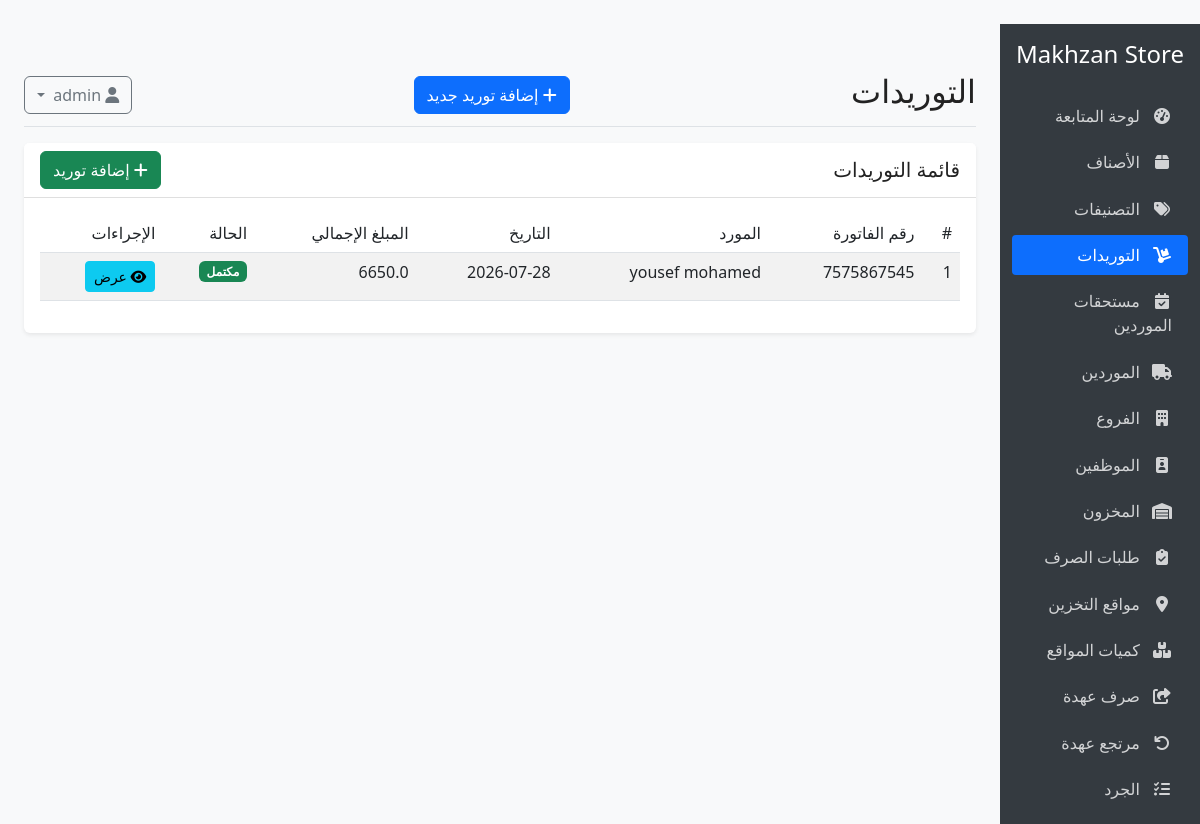
Screenshot of /purchases (signed in) with the database file from the repository.
### models.py (models this page shows, shortened)
class Setting(db.Model):
    __tablename__ = 'settings'
    id = db.Column(db.Integer, primary_key=True)
    key = db.Column(db.String(50), unique=True, nullable=False)
    value = db.Column(db.Text, nullable=True)

class Purchase(db.Model):
    __tablename__ = 'purchases'
    id = db.Column(db.Integer, primary_key=True)
    invoice_number = db.Column(db.String(50), nullable=False)
    supplier_id = db.Column(db.Integer, db.ForeignKey('suppliers.id'), nullable=True)
    purchase_date = db.Column(db.Date, nullable=False, default=datetime.utcnow)
    total_amount = db.Column(db.Float, nullable=False, default=0)
    payment_method = db.Column(db.String(20), default='cash')  # cash, card, transfer, majel
    status = db.Column(db.String(20), default='completed')  # completed, cancelled
    notes = db.Column(db.Text, nullable=True)
    created_at = db.Column(db.DateTime, default=datetime.utcnow)
    amount_paid = db.Column(db.Float, nullable=False, default=0)
    due_date = db.Column(db.Date, nullable=True)
    notification_email = db.Column(db.String(120), nullable=True)
    due_reminder_sent = db.Column(db.Boolean, default=False)
    items = db.relationship('PurchaseItem', backref='purchase', lazy=True, cascade='all, delete-orphan')

class Supplier(db.Model):
    __tablename__ = 'suppliers'
    id = db.Column(db.Integer, primary_key=True)
    name = db.Column(db.String(100), nullable=False)
    contact_person = db.Column(db.String(100), nullable=True)
    phone = db.Column(db.String(20), nullable=True)
    email = db.Column(db.String(120), nullable=True)
    address = db.Column(db.Text, nullable=True)
    notes = db.Column(db.Text, nullable=True)
    created_at = db.Column(db.DateTime, default=datetime.utcnow)
    purchases = db.relationship('Purchase', backref='supplier', lazy=True)

### app.py (the view)
@app.route('/purchases')
@login_required
def purchases():
    purchases_page = Purchase.query.options(joinedload(Purchase.supplier)).order_by(Purchase.created_at.desc()).paginate(
        page=request.args.get('page', 1, type=int),
        per_page=50,
        error_out=False
    )
    return render_template('purchases/index.html', purchases=purchases_page.items, purchases_page=purchases_page)

### app.py (called while the page is built)
def user_permissions(user):
    if not user or not user.is_authenticated:
        return set()
    if user.role == 'admin':
        return set(ALL_PERMISSION_CODES)
    permissions = set(ROLE_DEFAULT_PERMISSIONS.get(user.role, set()))
    permissions.update(parse_permissions(getattr(user, 'custom_permissions', None)))
    return permissions

def has_permission(permission_code):
    if not permission_code:
        return current_user.is_authenticated
    return permission_code in user_permissions(current_user)

@app.before_request
def enforce_endpoint_permissions():
    if request.endpoint in (None, 'static', 'login', 'logout'):
        return None
    permission_code = ENDPOINT_PERMISSIONS.get(request.endpoint)
    if permission_code and current_user.is_authenticated and not has_permission(permission_code):
        flash('ليس لديك صلاحية الوصول لهذه الصفحة أو تنفيذ هذا الإجراء.', 'danger')
        return redirect(url_for('index'))
    return None

@login_manager.user_loader
def load_user(user_id):
    user = User.query.get(int(user_id))
    if user and not user.is_active:
        return None
    return user

@app.before_request
def hide_retail_pages_in_company_mode():
    path = request.path.rstrip('/') or '/'
    if path.startswith('/static') or not current_user.is_authenticated:
        return None
    if any(path == prefix or path.startswith(f'{prefix}/') for prefix in RETAIL_ONLY_PREFIXES):
        flash('تم إخفاء صفحات البيع والعملاء والكاشير لأن النظام مضبوط كمخزن شركة داخلي.', 'warning')
        return redirect(url_for('index'))
    if path in RETAIL_ONLY_REPORT_PATHS:
        flash('هذا التقرير خاص بالبيع التجاري وغير مستخدم في نظام مخازن الشركة.', 'warning')
        return redirect(url_for('reports'))
    return None

@app.context_processor
def inject_settings():
    from models import Setting
    settings = {s.key: s.value for s in Setting.query.all()}
    def page_url(page):
        args = request.args.to_dict(flat=True)
        args['page'] = page
        return url_for(request.endpoint, **(request.view_args or {}), **args)
    return dict(settings=settings, page_url=page_url, can=has_permission, permission_groups=PERMISSION_GROUPS, display_email=display_user_email)

### templates/purchases/index.html (shortened to what this page needs)
{% extends "base.html" %}
{% block header %}التوريدات{% endblock %}
{% block header_buttons %}
<a href="{{ url_for('add_purchase') }}" class="btn btn-primary">
    <i class="fas fa-plus"></i> إضافة توريد جديد
</a>
{% endblock %}
{% block content %}
<div class="card">
    <div class="card-header d-flex justify-content-between align-items-center">
        <h5 class="mb-0">قائمة التوريدات</h5>
        <a href="{{ url_for('add_purchase') }}" class="btn btn-success">
            <i class="fas fa-plus"></i> إضافة توريد
        </a>
    </div>
    <div class="card-body">
        <div class="table-responsive">
            <table class="table table-striped table-hover">
                <thead>
                    <tr>
                        <th>#</th>
                        <th>رقم الفاتورة</th>
                        <th>المورد</th>
                        <th>التاريخ</th>
                        <th>المبلغ الإجمالي</th>
                        <th>الحالة</th>
                        <th>الإجراءات</th>
                    </tr>
                </thead>
                <tbody>
                    {% for purchase in purchases %}
                    <tr>
                        <td>{{ purchase.id }}</td>
                        <td>{{ purchase.invoice_number }}</td>
                        <td>{{ purchase.supplier.name if purchase.supplier else 'غير محدد' }}</td>
                        <td>{{ purchase.purchase_date.strftime('%Y-%m-%d') }}</td>
                        <td>{{ purchase.total_amount }}</td>
                        <td>
                            <span class="badge bg-success">مكتمل</span>
                        </td>
                        <td>
                            <a href="{{ url_for('view_purchase', id=purchase.id) }}" class="btn btn-sm btn-info">
                                <i class="fas fa-eye"></i> عرض
                            </a>
                        </td>
                    </tr>
                    {% else %}
                    <tr>
                        <td colspan="7" class="text-center">لا توجد توريدات</td>
                    </tr>
                    {% endfor %}
                </tbody>
            </table>
        </div>
        {% if purchases_page is defined %}
        {% set page_obj = purchases_page %}
        {% endif %}
    </div>
</div>
{% endblock %}

### templates/base.html (shortened to what this page needs)
﻿<!DOCTYPE html>
<html lang="ar" dir="rtl">
<head>
    <link rel="stylesheet" href="https://cdn.jsdelivr.net/npm/bootstrap@5.3.0/dist/css/bootstrap.rtl.min.css">
    <link rel="stylesheet" href="https://cdnjs.cloudflare.com/ajax/libs/font-awesome/6.4.0/css/all.min.css">
    <link id="theme-style" rel="stylesheet" href="{{ url_for('static', filename='css/' + (settings.get('theme', 'light') if settings else 'light') + '.css') }}">
</head>
<body>
    <div class="container-fluid">
        <div class="row">
            <div class="col-md-3 col-lg-2 d-md-block sidebar collapse">
                <div class="position-sticky pt-3">
                    <div class="text-center mb-4">
                        <h4>{{ settings['store_name'] if settings and settings.get('store_name') else 'مخازن الشركة' }}</h4>
                    </div>
                    <ul class="nav flex-column">
                        {% for permission, href, icon, label in nav_items %}
                            {% if can(permission) %}
                            <li class="nav-item">
                                <a class="nav-link {% if request.path == href or (href != '/' and request.path.startswith(href)) %}active{% endif %}" href="{{ href }}">
                                    <i class="{{ icon }}"></i> {{ label }}
                                </a>
                            </li>
                            {% endif %}
                        {% endfor %}
                    </ul>
                </div>
            </div>
            <main class="col-md-9 ms-sm-auto col-lg-10 px-md-4 main-content">
                <div class="d-flex justify-content-between flex-wrap flex-md-nowrap align-items-center pt-3 pb-2 mb-3 border-bottom">
                    <h1 class="h2">{% block header %}{% endblock %}</h1>
                    <div>
                        {% block header_buttons %}{% endblock %}
                    </div>
                    <div class="btn-toolbar mb-2 mb-md-0">
                        <div class="dropdown">
                            <button class="btn btn-outline-secondary dropdown-toggle" type="button" id="userDropdown" data-bs-toggle="dropdown" aria-expanded="false">
                                <i class="fas fa-user"></i>
                            </button>
                        </div>
                    </div>
                </div>
                {% block content %}{% endblock %}
            </main>
        </div>
    </div>
</body>
</html>

### static/css/light.css (style rules this page uses)
body { background: #fff; color: #222; }
.card, .table { background: #fff; color: #222; }
.navbar, .sidebar { background: #f8f9fa; color: #222; }

### templates/base.html (style rules this page uses)
body { font-family: 'Segoe UI', Tahoma, Geneva, Verdana, sans-serif; background-color: #f8f9fa; }
.sidebar { height: 100vh; position: sticky; top: 0; overflow-y: auto; overflow-x: hidden; background-color: #343a40; color: #fff; }
.sidebar .nav-link { color: rgba(255, 255, 255, 0.78); padding: 0.5rem 1rem; margin: 0.2rem 0; border-radius: 0.25rem; }
.sidebar .nav-link.active { color: #fff; background-color: #0d6efd; }
.sidebar .nav-link i { margin-left: 0.5rem; width: 1.25rem; text-align: center; }
.main-content { padding: 2rem; }
.card { margin-bottom: 1.5rem; border: none; box-shadow: 0 0.125rem 0.25rem rgba(0, 0, 0, 0.075); }
.card-header { background-color: #fff; border-bottom: 1px solid rgba(0, 0, 0, 0.125); font-weight: 500; }
.table th { font-weight: 500; }

### rows the page displays
Setting: value "Makhzan Store"
Purchase: id "1", invoice_number "7575867545", supplier "yousef mohamed", purchase_date "2026-07-28", total_amount "6650.0"

### other values shown
{{ label }} "لوحة المتابعة" "الأصناف" "التصنيفات" "التوريدات" "مستحقات الموردين" "الموردين" "الفروع" "الموظفين" "المخزون" "طلبات الصرف" "مواقع التخزين" "كميات المواقع" "صرف عهدة" "مرتجع عهدة" "الجرد"
